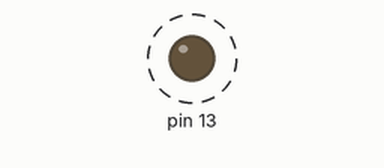
A sketch run on a simulated Arduino Uno, built with avr-gcc and run on an emulated ATmega328P. Shown: output pins drawn as LEDs (lit = HIGH). Dashed ring = blinking.

Above: at 0.5 s.
Timing chart, 0 to 4.6 s (numbered marks = the images above):
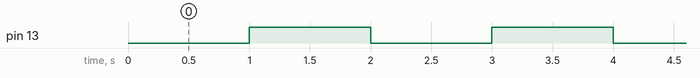

Measured:
- by itself, pin 13: alternates HIGH for 1.0 s and LOW for 1.0 s

The sketch:

Interrupter_Code.ino
```cpp
/*
  Course: VANT151
  Description: This code demonstrates the interrupt method.
               This will make the program update information every 0.2 seconds.
  Programmer: N/A
  Date: 5/26/2021
 */
#include <MsTimer2.h>
// https://playground.arduino.cc/Main/MsTimer2

int ms200 = 0, seconds = 0, minutes = 0;
// to store the time

void timebase() {
  // this function is called the Interrupt Service Routine (ISR)
  // It executes every 0.2 seconds, triggered by Timer2 interrupt
  ms200++;
  if (ms200 > 4){
    seconds++;
    ms200 = 0;
    if (seconds > 59){
      minutes++;
      seconds = 0;
    }
  } // increments the time in minutes, seconds and 0.2 seconds

  // put code to read buttons and sensors here,
  // be sure to debounce, cater for press and hold,
  // press and repeat, etc.
  // put code to refresh the LCD or indicator lights here, e.g.:
  digitalWrite(13, seconds%2);
  // Switch on LED when odd numbered seconds

}

void setup() {
  // put the various setup code here
  pinMode(13, OUTPUT);

  // Timer2 interrupt every 0.2 seconds
  MsTimer2::set(200, timebase);
  // run the interrupt service routine (ISR) timebase()
  // every 200 milliseconds
  MsTimer2::start(); // start the ISR
}

void loop() {

  // Put the main code here.
  // To wait for input use while() statement.
  // When an input is received, do the appropriate operation
  // such as start/stop motor/fan, heater,
  // change things to display, etc.

}
```
